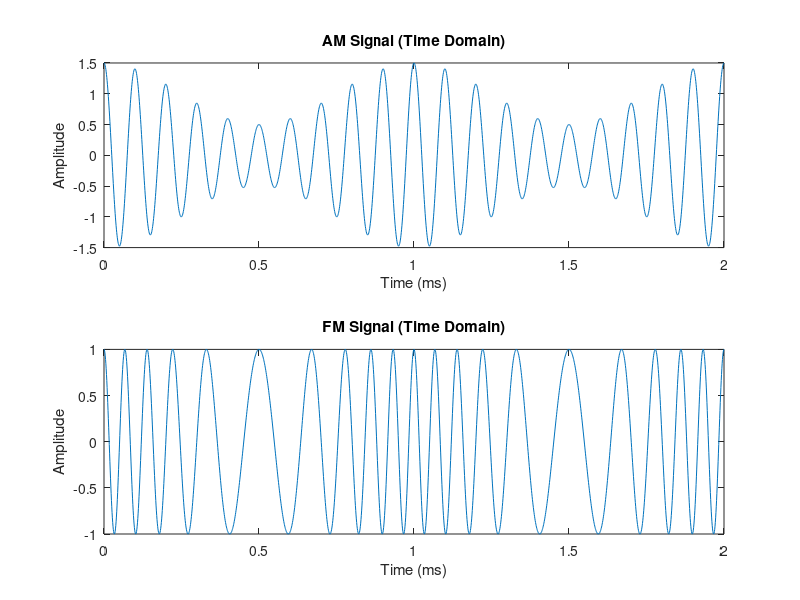
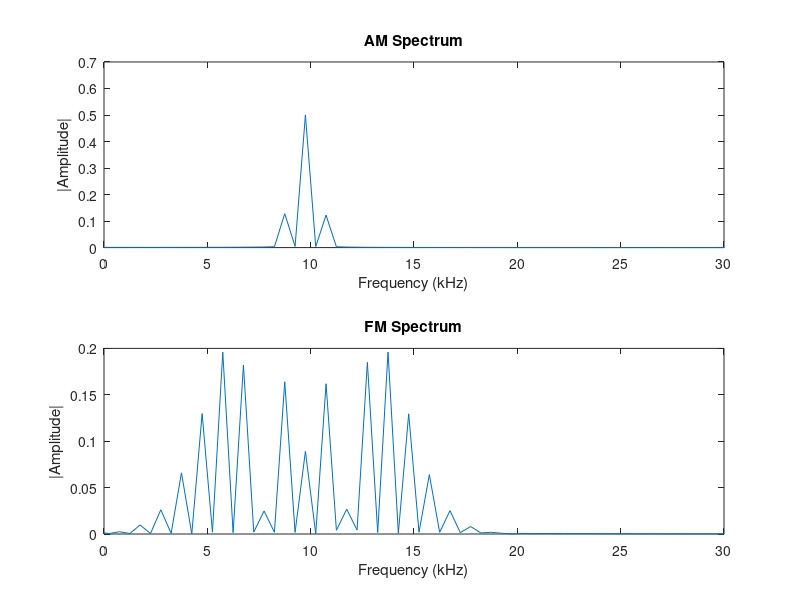
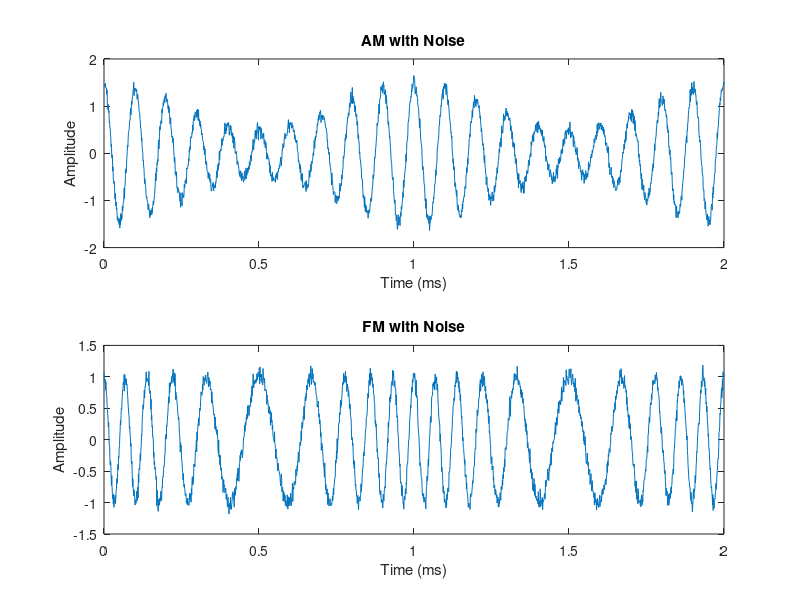

Source code (MATLAB) for these figures, in order:
clc; clear; close all;

Am = 1;
Ac = 1;
fm = 1e3;
fc = 10e3;
fs = 1e6;
t = 0:1/fs:2e-3;

m_t = Am * cos(2*pi*fm*t);
c_t = Ac * cos(2*pi*fc*t);

mu = 0.5;
s_am = Ac * (1 + mu * cos(2*pi*fm*t)) .* cos(2*pi*fc*t);

df = 5e3;
beta = df / fm;
s_fm = Ac * cos(2*pi*fc*t + beta * sin(2*pi*fm*t));

N = length(t);
f = (-N/2:N/2-1)*(fs/N);

AM_FFT = abs(fftshift(fft(s_am)))/N;
FM_FFT = abs(fftshift(fft(s_fm)))/N;

figure;
subplot(2,1,1); plot(t*1000, s_am); title('AM Signal (Time Domain)');
xlabel('Time (ms)'); ylabel('Amplitude');
subplot(2,1,2); plot(t*1000, s_fm); title('FM Signal (Time Domain)');
xlabel('Time (ms)'); ylabel('Amplitude');

figure;
subplot(2,1,1); plot(f/1000, AM_FFT);
title('AM Spectrum'); xlabel('Frequency (kHz)'); ylabel('|Amplitude|');
xlim([0 30]);
subplot(2,1,2); plot(f/1000, FM_FFT);
title('FM Spectrum'); xlabel('Frequency (kHz)'); ylabel('|Amplitude|');
xlim([0 30]);

AM_eff = (mu^2) / (2 + mu^2);
AM_BW = 2 * fm;
FM_BW = 2 * (df + fm);

fprintf('\n--- PARAMETERS ---\n');
fprintf('AM Modulation Index (mu) = %.2f\n', mu);
fprintf('AM Power Efficiency = %.2f%%\n', AM_eff*100);
fprintf('AM Bandwidth = %.1f Hz\n', AM_BW);
fprintf('\nFM Modulation Index (beta) = %.2f\n', beta);
fprintf('FM Bandwidth (Carson rule) = %.1f Hz\n', FM_BW);

SNR_dB = 20;
SNR = 10^(SNR_dB/10);
noise_am = sqrt(var(s_am)/SNR)*randn(size(s_am));
noise_fm = sqrt(var(s_fm)/SNR)*randn(size(s_fm));
s_am_noisy = s_am + noise_am;
s_fm_noisy = s_fm + noise_fm;

figure;
subplot(2,1,1);
plot(t*1000, s_am_noisy);
title('AM with Noise'); xlabel('Time (ms)'); ylabel('Amplitude');
subplot(2,1,2);
plot(t*1000, s_fm_noisy);
title('FM with Noise'); xlabel('Time (ms)'); ylabel('Amplitude');

SNR_AM_measured = 10*log10(var(s_am)/var(noise_am));
SNR_FM_measured = 10*log10(var(s_fm)/var(noise_fm));

fprintf('\nMeasured SNR (AM) = %.2f dB\n', SNR_AM_measured);
fprintf('Measured SNR (FM) = %.2f dB\n', SNR_FM_measured);
